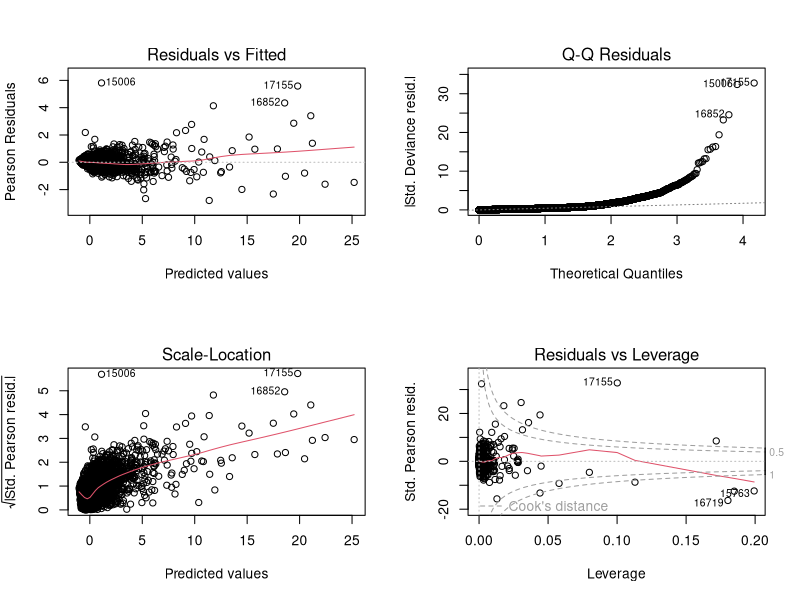
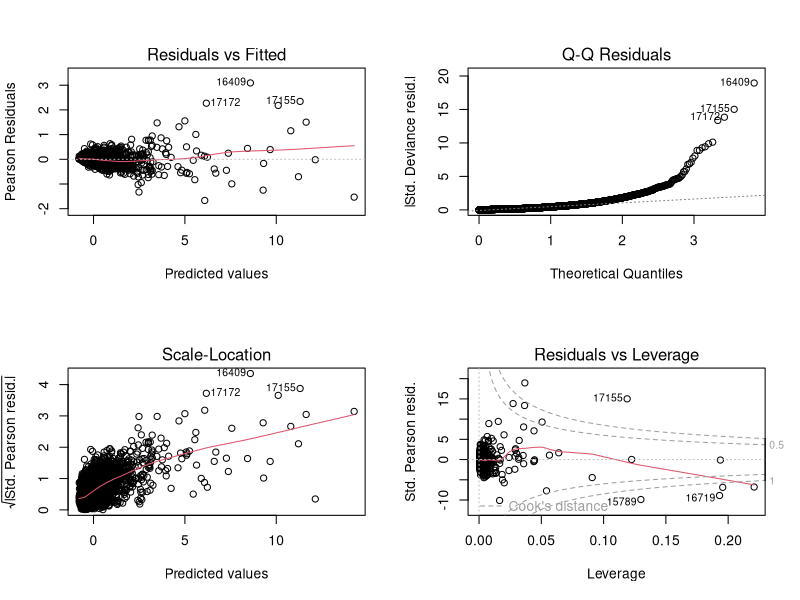
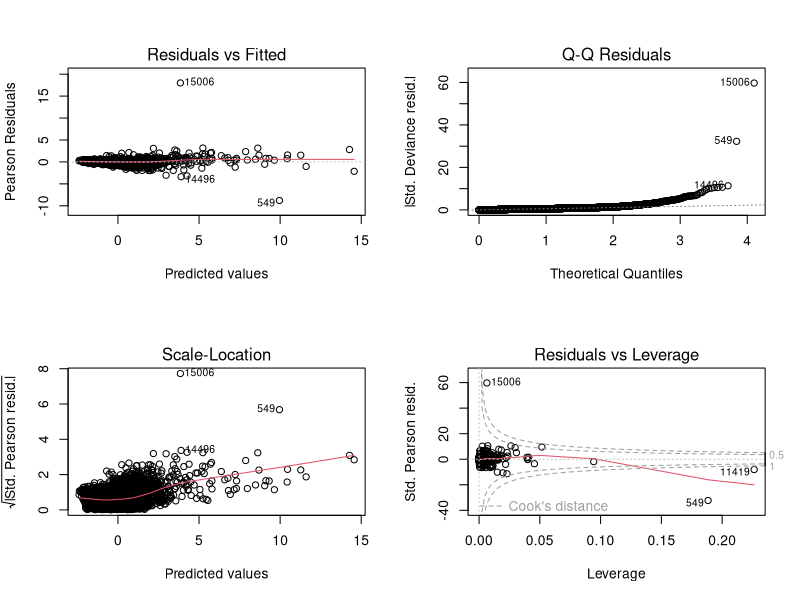
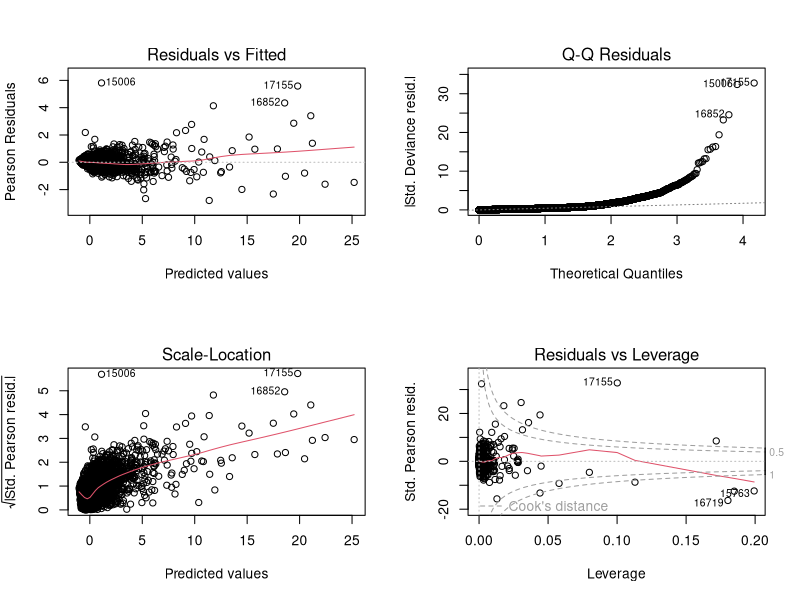

Recreate these plots in R, in order.
# MATH 571 section 3 regression
# Data used is clean data set in csv format from previous step
# Multiple regression models are applied
# yuqing zhao, March 27,2018


# read data
# assuming loss in the water processing is tiny. we use enfluent flow data to simulate input flow data

#df2=read.csv('completeMwrd_03_18_2018.csv',header = TRUE,sep = ',',stringsAsFactors=FALSE)
#df=read.csv('ALL_MWRD (version 1).csv',header = TRUE,sep = ',',stringsAsFactors=FALSE)
#df3=read.csv('completeMwrd_03_25_2018.csv',header = TRUE,sep = ',',stringsAsFactors=FALSE)

df4=read.csv('completeMwrd_03_28_2018.csv',header = TRUE,sep = ',',stringsAsFactors=FALSE)
summary(df4)
dfn=df4[,-1]  
summary(dfn)  

# Normalize whole dataset for future models since some models prefer standardized predictors
dfn=data.frame(scale(dfn))  
  
# split training and testing data set
library('caret')
set.seed(0)
inTrain <- createDataPartition(y = dfn[,'TKN'], p = 0.8, list = FALSE)
train <- dfn[inTrain,]
test <- dfn[-inTrain,]
stopifnot(nrow(train) + nrow(test) == nrow(dfn))
x.train=train[,-6]
y.train=train[,6]
x.test=test[,-6]
y.test=test[,6]



# perform cross-validtion on training data set
controlParameter=trainControl(method = "cv",number = 10,savePredictions = TRUE)

# models related information: http://topepo.github.io/caret/train-models-by-tag.html

# Basic linear model
lm0 =glm(TKN ~., data = train)
par(mfrow=c(2,2)) #combine separate plots into one figure 
plot(lm0)

lm_model=train(TKN ~., data=train, method="lm", trControl=controlParameter)
lm_pred=predict(lm_model,test)

#library(leaps)
# All subset linear regression
# allsub_model=train(TKN ~., data=train, method = ' ', trControl=controlParameter)
# allsub_pred=predict(allsub_model,test)

# Linear regression model with Forward selection
forward_model=train(TKN ~., data=train, method = 'leapForward', trControl=controlParameter)
forward_pred=predict(forward_model,test)

# Linear regression model with Backward selection
backward_model=train(TKN ~., data=train, method = 'leapBackward', trControl=controlParameter)
backward_pred=predict(backward_model,test)

# Linear regression model with Stepwise Selection
step_model=train(TKN ~., data=train, method = 'leapSeq', trControl=controlParameter)
step_pred=predict(step_model,test)


library(Matrix)
library(foreach)
library(glmnet)

# The lasso
lassoGrid=expand.grid(alpha=1,lambda=c(0,5,0.0001))
lasso_model=train(TKN ~., data=train, method = 'glmnet',trControl=controlParameter,tuneGrid=lassoGrid)
#lasso_model=cv.glmnet(x.train,y.train,type.measure="mse", alpha=1,family="gaussian")
lasso_pred=predict(lasso_model,test)

# Ridge Regression
ridgeGrid=expand.grid(alpha=0,lambda=c(0,5,0.0001))
ridge_model=train(TKN ~., data=train, method = 'glmnet',trControl=controlParameter,tuneGrid=ridgeGrid)
#ridge_model=cv.glmnet(x.train,y.train,type.measure="mse", alpha=0,family="gaussian")
ridge_pred=predict(ridge_model,test)


# Elasticnet
elas_model=train(TKN ~., data=train, method = 'glmnet', trControl=controlParameter)
#elas_model=cv.glmnet(x.train,y.train,type.measure="mse",family="gaussian")
elas_pred=predict(elas_model,test)



# calculate the MSE of test data for each model to evaluate its performance
lm_mse=mean((y.test - lm_pred)^2)
#allsub_mse=mean((y.test - allsub_pred)^2)
forward_mse=mean((y.test - forward_pred)^2)
backward_mse=mean((y.test - backward_pred)^2)
step_mse=mean((y.test - step_pred)^2)
lasso_mse=mean((y.test - lasso_pred)^2)
ridge_mse=mean((y.test - ridge_pred)^2)
elas_mse=mean((y.test - elas_pred)^2)



# calculate the R**2 of test data for each model to evaluate its performance
# lm_r2=sum((lm_pred - mean(y.test))^2)/sum((y.test - mean(y.test))^2)
# allsub_mse=sum((allsub_pred - mean(y.test))^2)/sum((y.test - mean(y.test))^2)
# forward_r2=sum((forward_pred - mean(y.test))^2)/sum((y.test - mean(y.test))^2)
# backward_r2=sum((backward_pred - mean(y.test))^2)/sum((y.test - mean(y.test))^2)
# step_r2=sum((step_pred - mean(y.test))^2)/sum((y.test - mean(y.test))^2)
# lasso_r2=sum((lasso_pred - mean(y.test))^2)/sum((y.test - mean(y.test))^2)
# ridge_r2=sum((ridge_pred - mean(y.test))^2)/sum((y.test - mean(y.test))^2)
# lm_r2=sum((lm_pred - mean(y.test))^2)/sum((y.test - mean(y.test))^2)
# elas_r2=sum((elas_pred - mean(y.test))^2)/sum((y.test - mean(y.test))^2)

require(miscTools)
lm_r2=miscTools::rSquared(y.test,resid = y.test-lm_pred)
n=nrow(x.test)
q=ncol(x.test)  
lm_adjr2=1-((1-lm_r2^2)*(n-1)/(n-q))



# TODO
df4=read.csv('completeMwrd_03_28_2018.csv',header = TRUE,sep = ',',stringsAsFactors=FALSE)
summary(df4)
dfn=df4[,-1]  
summary(dfn)
# split data set into two groups: location 1-6 and location 7-8
dfn1=subset(dfn,dfn$Location>=7)
dfn2=subset(dfn,dfn$Location<7)


# Normalize whole dataset for future models since some models prefer standardized predictors
dfn1=data.frame(scale(dfn1))  
dfn2=data.frame(scale(dfn2)) 

# split training and testing data set
library('caret')
set.seed(1)
inTrain1 = createDataPartition(y = dfn1[,'TKN'], p = 0.8, list = FALSE)
train1 = dfn1[inTrain1,]
test1 = dfn1[-inTrain1,]
stopifnot(nrow(train1) + nrow(test1) == nrow(dfn1))
x.train1=train1[,-6]
y.train1=train1[,6]
x.test1=test1[,-6]
y.test1=test1[,6]


set.seed(2)
inTrain2 = createDataPartition(y = dfn2[,'TKN'], p = 0.8, list = FALSE)
train2 = dfn2[inTrain2,]
test2 = dfn2[-inTrain2,]
stopifnot(nrow(train2) + nrow(test2) == nrow(dfn2))
x.train2=train2[,-6]
y.train2=train2[,6]
x.test2=test2[,-6]
y.test2=test2[,6]


# perform cross-validtion on training data set
controlParameter=trainControl(method = "cv",number = 10,savePredictions = TRUE)

# models related information: http://topepo.github.io/caret/train-models-by-tag.html

# for dfn1 where locations are 7 to 8

# Basic linear model
lm1 =glm(TKN ~., data = train1)
par(mfrow=c(2,2)) #combine separate plots into one figure 
plot(lm1)

lm_model1=train(TKN ~., data=train1, method="lm", trControl=controlParameter)
lm_pred1=predict(lm_model1,test1)

# All subset linear regression
# allsub_model=train(TKN ~., data=train, method = ' ', trControl=controlParameter)
# allsub_pred=predict(allsub_model,test)

# Linear regression model with Forward selection
forward_model1=train(TKN ~., data=train1, method = 'leapForward', trControl=controlParameter)
forward_pred1=predict(forward_model1,test1)

# Linear regression model with Backward selection
backward_model1=train(TKN ~., data=train1, method = 'leapBackward', trControl=controlParameter)
backward_pred1=predict(backward_model1,test1)

# Linear regression model with Stepwise Selection
step_model1=train(TKN ~., data=train1, method = 'leapSeq', trControl=controlParameter)
step_pred1=predict(step_model1,test1)


# The lasso
lassoGrid=expand.grid(alpha=1,lambda=c(0,5,0.0001))
lasso_model1=train(TKN ~., data=train1, method = 'glmnet',trControl=controlParameter,tuneGrid=lassoGrid)
#lasso_model=cv.glmnet(x.train,y.train,type.measure="mse", alpha=1,family="gaussian")
lasso_pred1=predict(lasso_model1,test1)

# Ridge Regression
ridgeGrid=expand.grid(alpha=0,lambda=c(0,5,0.0001))
ridge_model1=train(TKN ~., data=train1, method = 'glmnet',trControl=controlParameter,tuneGrid=ridgeGrid)
#ridge_model=cv.glmnet(x.train,y.train,type.measure="mse", alpha=0,family="gaussian")
ridge_pred1=predict(ridge_model1,test1)


# Elasticnet
elas_model1=train(TKN ~., data=train1, method = 'glmnet', trControl=controlParameter)
#elas_model=cv.glmnet(x.train,y.train,type.measure="mse",family="gaussian")
elas_pred1=predict(elas_model1,test1)



# calculate the MSE of test data for each model to evaluate its performance
lm_mse1=mean((y.test1 - lm_pred1)^2)
#allsub_mse=mean((y.test - allsub_pred)^2)
forward_mse1=mean((y.test1 - forward_pred1)^2)
backward_mse1=mean((y.test1 - backward_pred1)^2)
step_mse1=mean((y.test1 - step_pred1)^2)
lasso_mse1=mean((y.test1 - lasso_pred1)^2)
ridge_mse1=mean((y.test1 - ridge_pred1)^2)
elas_mse1=mean((y.test1 - elas_pred1)^2)


# calculate the R**2 of test data for each model to evaluate its performance
lm_r21=sum((lm_pred1 - mean(y.test1))^2)/sum((y.test1 - mean(y.test1))^2)
#allsub_mse=sum((allsub_pred - mean(y.test))^2)/sum((y.test - mean(y.test))^2)
forward_r21=sum((forward_pred1 - mean(y.test1))^2)/sum((y.test1 - mean(y.test1))^2)
backward_r21=sum((backward_pred1 - mean(y.test1))^2)/sum((y.test1 - mean(y.test1))^2)
step_r21=sum((step_pred1 - mean(y.test1))^2)/sum((y.test1 - mean(y.test1))^2)
lasso_r21=sum((lasso_pred1 - mean(y.test1))^2)/sum((y.test1 - mean(y.test1))^2)
ridge_r21=sum((ridge_pred1 - mean(y.test1))^2)/sum((y.test1 - mean(y.test1))^2)
lm_r21=sum((lm_pred1 - mean(y.test1))^2)/sum((y.test1 - mean(y.test1))^2)
elas_r21=sum((elas_pred1 - mean(y.test1))^2)/sum((y.test1 - mean(y.test1))^2)






# for dfn1 where locations are 1 to 6

# Basic linear model
lm2 =glm(TKN ~., data = train2)
par(mfrow=c(2,2)) #combine separate plots into one figure 
plot(lm2)

lm_model2=train(TKN ~., data=train2, method="lm", trControl=controlParameter)
lm_pred2=predict(lm_model2,test2)

# All subset linear regression
# allsub_model=train(TKN ~., data=train, method = ' ', trControl=controlParameter)
# allsub_pred=predict(allsub_model,test)

# Linear regression model with Forward selection
forward_model2=train(TKN ~., data=train2, method = 'leapForward', trControl=controlParameter)
forward_pred2=predict(forward_model2,test2)

# Linear regression model with Backward selection
backward_model2=train(TKN ~., data=train2, method = 'leapBackward', trControl=controlParameter)
backward_pred2=predict(backward_model2,test2)

# Linear regression model with Stepwise Selection
step_model2=train(TKN ~., data=train2, method = 'leapSeq', trControl=controlParameter)
step_pred2=predict(step_model2,test2)


# The lasso
lassoGrid=expand.grid(alpha=1,lambda=c(0,5,0.0001))
lasso_model2=train(TKN ~., data=train2, method = 'glmnet',trControl=controlParameter,tuneGrid=lassoGrid)
#lasso_model=cv.glmnet(x.train,y.train,type.measure="mse", alpha=1,family="gaussian")
lasso_pred2=predict(lasso_model2,test2)

# Ridge Regression
ridgeGrid=expand.grid(alpha=0,lambda=c(0,5,0.0001))
ridge_model2=train(TKN ~., data=train2, method = 'glmnet',trControl=controlParameter,tuneGrid=ridgeGrid)
#ridge_model=cv.glmnet(x.train,y.train,type.measure="mse", alpha=0,family="gaussian")
ridge_pred2=predict(ridge_model2,test2)


# Elasticnet
elas_model2=train(TKN ~., data=train2, method = 'glmnet', trControl=controlParameter)
#elas_model=cv.glmnet(x.train,y.train,type.measure="mse",family="gaussian")
elas_pred2=predict(elas_model2,test2)



# calculate the MSE of test data for each model to evaluate its performance
lm_mse2=mean((y.test2 - lm_pred2)^2)
#allsub_mse=mean((y.test - allsub_pred)^2)
forward_mse2=mean((y.test2 - forward_pred2)^2)
backward_mse2=mean((y.test2 - backward_pred2)^2)
step_mse2=mean((y.test2 - step_pred2)^2)
lasso_mse2=mean((y.test2 - lasso_pred2)^2)
ridge_mse2=mean((y.test2 - ridge_pred2)^2)
ridge_mse2test=caret::postResample(ridge_pred2,y.test2)[1]
elas_mse2=mean((y.test2 - elas_pred2)^2)



# calculate the R**2 of test data for each model to evaluate its performance
lm_r22=sum((lm_pred2 - mean(y.test2))^2)/sum((y.test2 - mean(y.test2))^2)
lm_r22_test=1- (sum((y.test2-lm_pred2 )^2)/sum((y.test2-mean(y.test2))^2))
lm_r22_test2=(cor(y.test2,lm_pred2))^2
lm_r22_test2=caret::postResample(lm_pred2,y.test2)# 1 for mse, 2 for rsq
#allsub_mse=sum((allsub_pred - mean(y.test))**2)/sum((y.test - mean(y.test))**2)
forward_r22=sum((forward_pred2 - mean(y.test2))^2)/sum((y.test2 - mean(y.test2))^2)
backward_r22=sum((backward_pred2 - mean(y.test2))^2)/sum((y.test2 - mean(y.test2))^2)
step_r22=sum((step_pred2 - mean(y.test2))^2)/sum((y.test2 - mean(y.test2))^2)
lasso_r22=sum((lasso_pred2 - mean(y.test2))^2)/sum((y.test2 - mean(y.test2))^2)
ridge_r22=sum((ridge_pred2 - mean(y.test2))^2)/sum((y.test2 - mean(y.test2))^2)
lm_r22=sum((lm_pred2 - mean(y.test2))^2)/sum((y.test2 - mean(y.test2))^2)
elas_r22=sum((elas_pred2 - mean(y.test2))^2)/sum((y.test2 - mean(y.test2))^2)























# method 2 for cross-validation???
library(boot)
train2=as.data.frame(train)
set.seed(0)

lm2 =glm(TKN ~., data = train2)
plot(lm2)
glm2lm=cv.glm(train2,lm2,K=10)
lm_prederr=glm2lm$delta[1]
#lm_pred2=predict(glm2lm, newx=x.test)
#lm_mse2=mean((y.test - lm_pred2)^2)

library(glmnet)

glmnet2lasso=cv.glmnet(as.matrix(x.train),y.train,alpha=1,nfolds = 10)
glmnet2lassom=glmnet(as.matrix(x.train),y.train,alpha=1)
lasso_pred2=predict(glmnet2lassom,s=glmnet2lasso$lambda.min, newx=as.matrix(x.test))
lasso_mse2=mean((y.test - lasso_pred2)^2)


glmnet2ridge=cv.glmnet(as.matrix(x.train),y.train,alpha=0,nfolds = 10)
glmnet2ridgem=glmnet(as.matrix(x.train),y.train,alpha=0)
ridge_pred2=predict(glmnet2ridgem,s=glmnet2ridge$lambda.min, newx=as.matrix(x.test))
ridge_mse2=mean((y.test - ridge_pred2)^2)



glmnet2elas=cv.glmnet(as.matrix(x.train),y.train,nfolds = 10)
glmnet2elasm=glmnet(as.matrix(x.train),y.train)
elas_pred2=predict(glmnet2elasm,s=glmnet2ridge$lambda.min, newx=as.matrix(x.test))
elas_mse2=mean((y.test - elas_pred2)^2)
